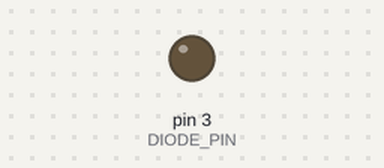
The sketch below on a simulated Arduino Uno, built with avr-gcc and run on an emulated ATmega328P. Shown: output pins drawn as LEDs (lit = HIGH).

Above: at 0.05 s.
At 1.15 s:
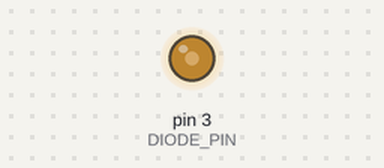
At 2.3 s:
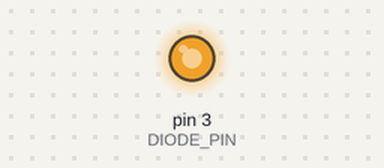
At 4.6 s:
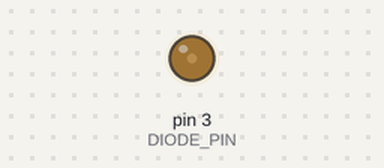
Timing chart, 0 to 6.2 s (numbered marks = the images above):
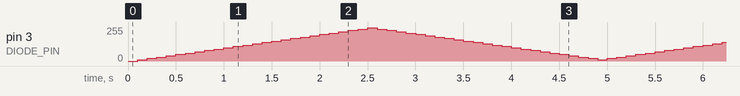

The sketch:

pwm-diode-signal.ino
```cpp
#define DIODE_PIN 3

byte fill = 0;
int change = 5;
bool increasing_is_active = true;


void setup() {
  pinMode(DIODE_PIN, OUTPUT);
}

void loop() {
  analogWrite(DIODE_PIN, fill);
  if (increasing_is_active && fill > 240) {
    increasing_is_active = false;
  }
  if (!increasing_is_active && fill < 20){
    increasing_is_active = true;
  }
  if (increasing_is_active) {
      fill = fill + 10;
  } else {
    fill = fill - 10;
  }


  delay(100);
}
```
